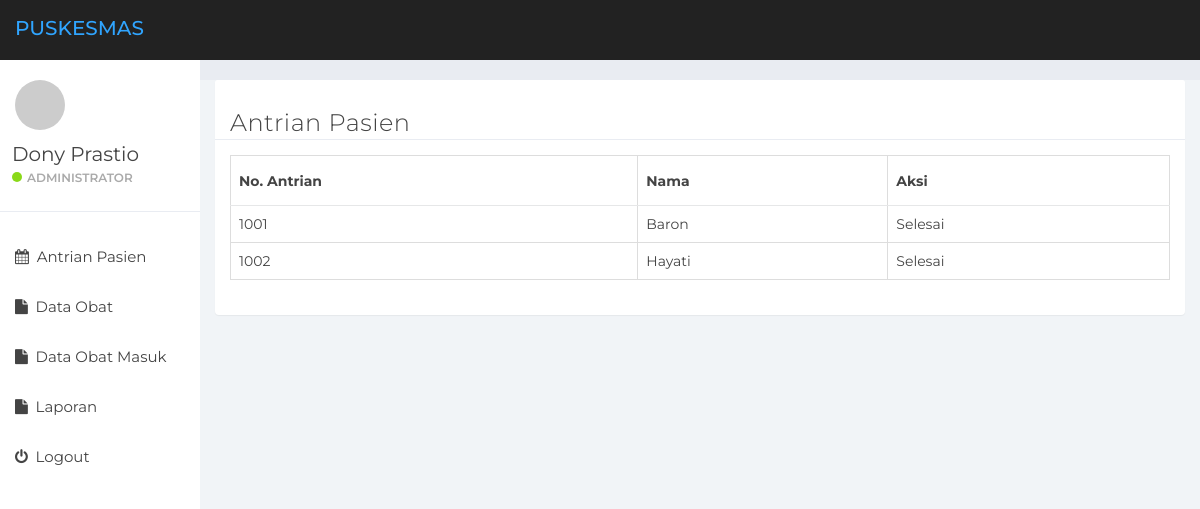
Screenshot of /Apotek/home.php (signed in) with the database file from the repository.
### tables this page shows
CREATE TABLE `pendaftaran` (
  `id_pendaftaran` int(50) NOT NULL,
  `id_pasien` int(50) NOT NULL,
  `id_user` int(11) NOT NULL,
  `no_antrian` varchar(50) NOT NULL,
  `tanggal` date NOT NULL,
  `status` enum('Proses','Selesai') NOT NULL
);

CREATE TABLE `pasien` (
  `id_pasien` int(50) NOT NULL,
  `nama` varchar(50) NOT NULL,
  `alamat` varchar(100) NOT NULL,
  `no_hp` varchar(15) NOT NULL,
  `tanggal_lahir` date NOT NULL,
  `jenis_kelamin` text NOT NULL,
  `agama` text NOT NULL
);

### Apotek/antrian.php (the view)
<div class="panel panel-default">
	<div class="panel-heading">
		<h3>Antrian Pasien</h3>
	</div>
	<div class="panel-body">
		<table class="table table-bordered" id="myTable">
			<thead>
				<tr>
					<th>No. Antrian</th>
					<th>Nama</th>
					<th width="30%">Aksi</th>
				</tr>
			</thead>
			<tbody>
		<?php
		$query = mysqli_query($con, "SELECT * FROM pendaftaran");
		while($data = mysqli_fetch_array($query)) {
		?>
		<tr>
			<td><?php echo $data['no_antrian'] ?></td>
			<td>
				<?php
				$query2 = mysqli_query($con, "SELECT * FROM pasien WHERE id_pasien = '$data[id_pasien]'");
				while($data2 = mysqli_fetch_array($query2)) {
				echo $data2['nama'];
				}
				?>
			</td>
			<td>
				<?php if($data['status'] == "Selesai") {
					echo "Selesai";
				 } else { ?>
				 <a href="?page=obatpasien&no_antrian=<?php echo $data['no_antrian']; ?>&id_pendaftaran=<?php echo $data['id_pendaftaran']; ?>" class="btn btn-sm btn-info">Obat Pasien</a>
			<?php } ?>
			</td>
		</tr>
		<?php
		}
		?>
			</tbody>
		</table>
	</div>
</div>

### assets/css/styles.css (style rules this page uses)
body { background: #f1f4f7; padding-top: 60px; font-size: 14px; color: #444444; font-family: "Montserrat", "Helvetica Neue", Helvetica, Arial, sans-serif; }
h1, h2, h3, h4, h5, h6 { color: #444444; }
h3, h4 { font-weight: 300; }
.panel { border: 0; }
.panel-heading { font-size: 20px; font-weight: 300; letter-spacing: 0.025em; height: 60px; line-height: 38px; }
.panel-default .panel-heading { background: #fff; border-bottom: 1px solid #e9ecf2; color: #444444; }
.table { background: #fff; }
.table > thead > tr > th { border-bottom: 1px solid #e6e7e8; vertical-align: middle; height: 50px; }

### rows the page displays
pendaftaran: no_antrian "1001", status "Selesai"
pasien: nama "Baron"
pendaftaran: no_antrian "1002", status "Selesai"
pasien: nama "Hayati"

### other values shown
$nama "Dony Prastio"
$level "ADMINISTRATOR"
